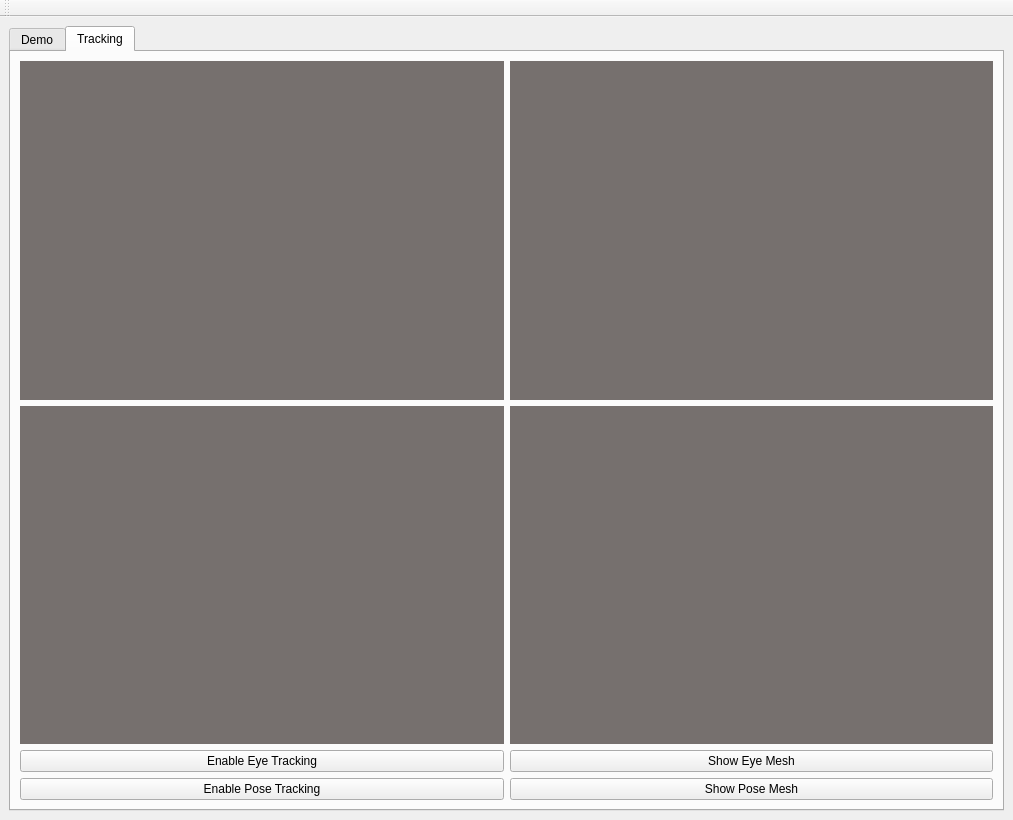
<?xml version="1.0" encoding="UTF-8"?>
<ui version="4.0">
 <class>MainWindow</class>
 <widget class="QMainWindow" name="MainWindow">
  <property name="geometry">
   <rect>
    <x>0</x>
    <y>0</y>
    <width>1013</width>
    <height>820</height>
   </rect>
  </property>
  <property name="windowTitle">
   <string>MainWindow</string>
  </property>
  <property name="dockNestingEnabled">
   <bool>true</bool>
  </property>
  <widget class="QWidget" name="centralwidget">
   <property name="enabled">
    <bool>true</bool>
   </property>
   <property name="sizePolicy">
    <sizepolicy hsizetype="Expanding" vsizetype="Expanding">
     <horstretch>0</horstretch>
     <verstretch>0</verstretch>
    </sizepolicy>
   </property>
   <layout class="QGridLayout" name="gridLayout">
    <item row="0" column="0">
     <widget class="QTabWidget" name="tabWidget">
      <property name="currentIndex">
       <number>1</number>
      </property>
      <widget class="QWidget" name="tab">
       <attribute name="title">
        <string>Demo</string>
       </attribute>
       <layout class="QGridLayout" name="gridLayout_2">
        <item row="0" column="0" colspan="2">
         <widget class="QWidget" name="widget" native="true">
          <property name="sizePolicy">
           <sizepolicy hsizetype="Minimum" vsizetype="Expanding">
            <horstretch>0</horstretch>
            <verstretch>0</verstretch>
           </sizepolicy>
          </property>
          <property name="layoutDirection">
           <enum>Qt::LeftToRight</enum>
          </property>
         </widget>
        </item>
        <item row="1" column="0">
         <widget class="QSlider" name="horizontalSlider">
          <property name="orientation">
           <enum>Qt::Horizontal</enum>
          </property>
         </widget>
        </item>
        <item row="1" column="1">
         <widget class="QLabel" name="label">
          <property name="text">
           <string>0:00</string>
          </property>
         </widget>
        </item>
        <item row="2" column="0" colspan="2">
         <layout class="QHBoxLayout" name="horizontalLayout_2">
          <item>
           <widget class="QPushButton" name="pushButton_3">
            <property name="text">
             <string>Play</string>
            </property>
           </widget>
          </item>
          <item>
           <widget class="QPushButton" name="pushButton_2">
            <property name="text">
             <string>Pause</string>
            </property>
           </widget>
          </item>
          <item>
           <widget class="QPushButton" name="pushButton">
            <property name="text">
             <string>Restart</string>
            </property>
           </widget>
          </item>
         </layout>
        </item>
       </layout>
      </widget>
      <widget class="QWidget" name="tab_2">
       <attribute name="title">
        <string>Tracking</string>
       </attribute>
       <layout class="QGridLayout" name="gridLayout_4">
        <item row="0" column="0">
         <widget class="QLabel" name="label_4">
          <property name="sizePolicy">
           <sizepolicy hsizetype="Expanding" vsizetype="Expanding">
            <horstretch>0</horstretch>
            <verstretch>0</verstretch>
           </sizepolicy>
          </property>
          <property name="autoFillBackground">
           <bool>false</bool>
          </property>
          <property name="styleSheet">
           <string notr="true">background-color: rgb(118, 112, 110);</string>
          </property>
          <property name="text">
           <string/>
          </property>
         </widget>
        </item>
        <item row="0" column="1">
         <widget class="QLabel" name="label_5">
          <property name="sizePolicy">
           <sizepolicy hsizetype="Expanding" vsizetype="Expanding">
            <horstretch>0</horstretch>
            <verstretch>0</verstretch>
           </sizepolicy>
          </property>
          <property name="autoFillBackground">
           <bool>false</bool>
          </property>
          <property name="styleSheet">
           <string notr="true">background-color: rgb(118, 112, 110);</string>
          </property>
          <property name="text">
           <string/>
          </property>
         </widget>
        </item>
        <item row="1" column="0">
         <widget class="QLabel" name="label_6">
          <property name="sizePolicy">
           <sizepolicy hsizetype="Expanding" vsizetype="Expanding">
            <horstretch>0</horstretch>
            <verstretch>0</verstretch>
           </sizepolicy>
          </property>
          <property name="autoFillBackground">
           <bool>false</bool>
          </property>
          <property name="styleSheet">
           <string notr="true">background-color: rgb(118, 112, 110);</string>
          </property>
          <property name="text">
           <string/>
          </property>
         </widget>
        </item>
        <item row="1" column="1">
         <widget class="QLabel" name="label_7">
          <property name="sizePolicy">
           <sizepolicy hsizetype="Expanding" vsizetype="Expanding">
            <horstretch>0</horstretch>
            <verstretch>0</verstretch>
           </sizepolicy>
          </property>
          <property name="autoFillBackground">
           <bool>false</bool>
          </property>
          <property name="styleSheet">
           <string notr="true">background-color: rgb(118, 112, 110);</string>
          </property>
          <property name="text">
           <string/>
          </property>
         </widget>
        </item>
        <item row="2" column="0" colspan="2">
         <layout class="QGridLayout" name="gridLayout_3">
          <item row="0" column="0">
           <widget class="QPushButton" name="pushButton_4">
            <property name="text">
             <string>Enable Eye Tracking</string>
            </property>
           </widget>
          </item>
          <item row="1" column="0">
           <widget class="QPushButton" name="pushButton_5">
            <property name="text">
             <string>Enable Pose Tracking</string>
            </property>
           </widget>
          </item>
          <item row="0" column="1">
           <widget class="QPushButton" name="pushButton_6">
            <property name="text">
             <string>Show Eye Mesh</string>
            </property>
           </widget>
          </item>
          <item row="1" column="1">
           <widget class="QPushButton" name="pushButton_7">
            <property name="text">
             <string>Show Pose Mesh</string>
            </property>
           </widget>
          </item>
         </layout>
        </item>
       </layout>
      </widget>
     </widget>
    </item>
   </layout>
  </widget>
  <widget class="QMenuBar" name="menuBar">
   <property name="geometry">
    <rect>
     <x>0</x>
     <y>0</y>
     <width>1013</width>
     <height>21</height>
    </rect>
   </property>
  </widget>
  <widget class="QToolBar" name="toolBar">
   <property name="windowTitle">
    <string>toolBar</string>
   </property>
   <attribute name="toolBarArea">
    <enum>TopToolBarArea</enum>
   </attribute>
   <attribute name="toolBarBreak">
    <bool>false</bool>
   </attribute>
  </widget>
 </widget>
 <resources/>
 <connections/>
 <designerdata>
  <property name="gridDeltaX">
   <number>10</number>
  </property>
  <property name="gridDeltaY">
   <number>10</number>
  </property>
  <property name="gridSnapX">
   <bool>true</bool>
  </property>
  <property name="gridSnapY">
   <bool>true</bool>
  </property>
  <property name="gridVisible">
   <bool>true</bool>
  </property>
 </designerdata>
</ui>
